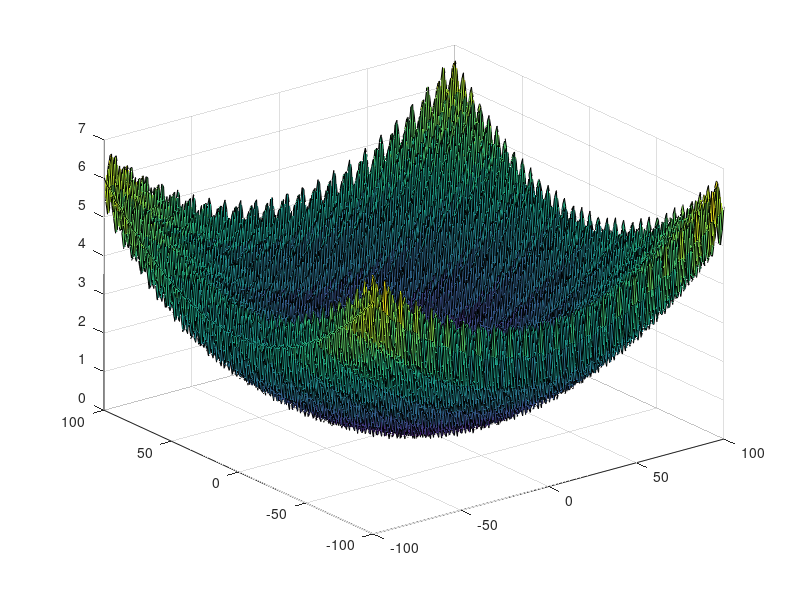

MATLAB code to generate this figure: (Note: this script raises an error after producing the figure.)
function Globopt

x=-100:1:100;
y=-100:1:100;

[X Y]=meshgrid(x,y);
for i=1:length(x)
    for j=1:length(y)
        Z(i,j)=griewank([x(i) y(j)]);
    end
end

surf(X,Y,Z)

XX=[intval('[-100,101]'),intval('[-100,101]')];
BB(@griewank,XX)

end

function BB(F,X)
Vx=X; % search domain stack
Vf=inf(F(X)); % function value stack
              % we only look at the infinum because we are aiming to find
              % the global infinum, if at any point of the iterations a
              % function value interval's infinum is higher than the
              % current f value we discard said function value's search
              % domain

f=sup(F(intval(mid(X)))); % initialize global maximum f hat
% if any function value's inf is larger than f (f is sup of a midpoint's function value interval), ( inf(F(tempX)) > f ), then we
% can discard tempX

% f plays the role of bound in b&b

while (1)
    tempX=Vx(1,:); % pop domain from stack
    tempf=Vf(1); % pop interval of corresponding function values form stack
    Vx(1,:)=[];
    Vf(1)=[];

    if diam(F(tempX))<0.01 % if we reached epsilon wide interval
        f-tempf
        tempX
        Vx
        break;
    end
    
    % here comes the branch part
    [u v]=max(diam(tempX)); %widest dimension u = width, v = index
    m=mid(tempX(v)); %widest dimension's midpoint
    tempX1=tempX;
    tempX1(v)=infsup(inf(tempX(v)),m); % first half of split interval along the widest dimension
    tempX2=tempX;
    tempX2(v)=infsup(m,sup(tempX(v))); % second half of split interval along the widest dimension
    Vx=[Vx;tempX1;tempX2]; % place the two new split domain intervals on the stack

    tempf1=inf(F(tempX1)); % infinum of the first half's function value interval
    tempf2=inf(F(tempX2)); % infinum of the second half's function value interval

    Vf=[Vf,tempf1,tempf2]; % place the two split domain's function values interval's infinum on the stack

    % check if we find a lower upper bound (f)
    f=min(f,sup(F(intval(mid(tempX1))))); % see if the new intervals midpoints function values are smaller than the current global maximum
    f=min(f,sup(F(intval(mid(tempX2))))); % rinse and repeat

    [Vf i]=sort(Vf);
    Vx=Vx(i,:);

    i=Vf>f; % delete all the domains and fucntion values (both intervals) where the fucntion value intervals inf is larger than f hat (smallest sup of the middle values)
    Vx(i,:)=[];
    Vf(i)=[];
end

    

end

function y=griewank(xx)
d=length(xx);
if class(xx(1))=='intval'
    sum=intval(0.0);
    prod=intval(1.0);
else
    sum=0.0;
    prod=1.0;
end
for ii=1:d
    xi=xx(ii);
    sum=sum+xi^2/4000;
    prod=prod*cos(xi/sqrt(ii));
end
y=sum-prod+1;
end